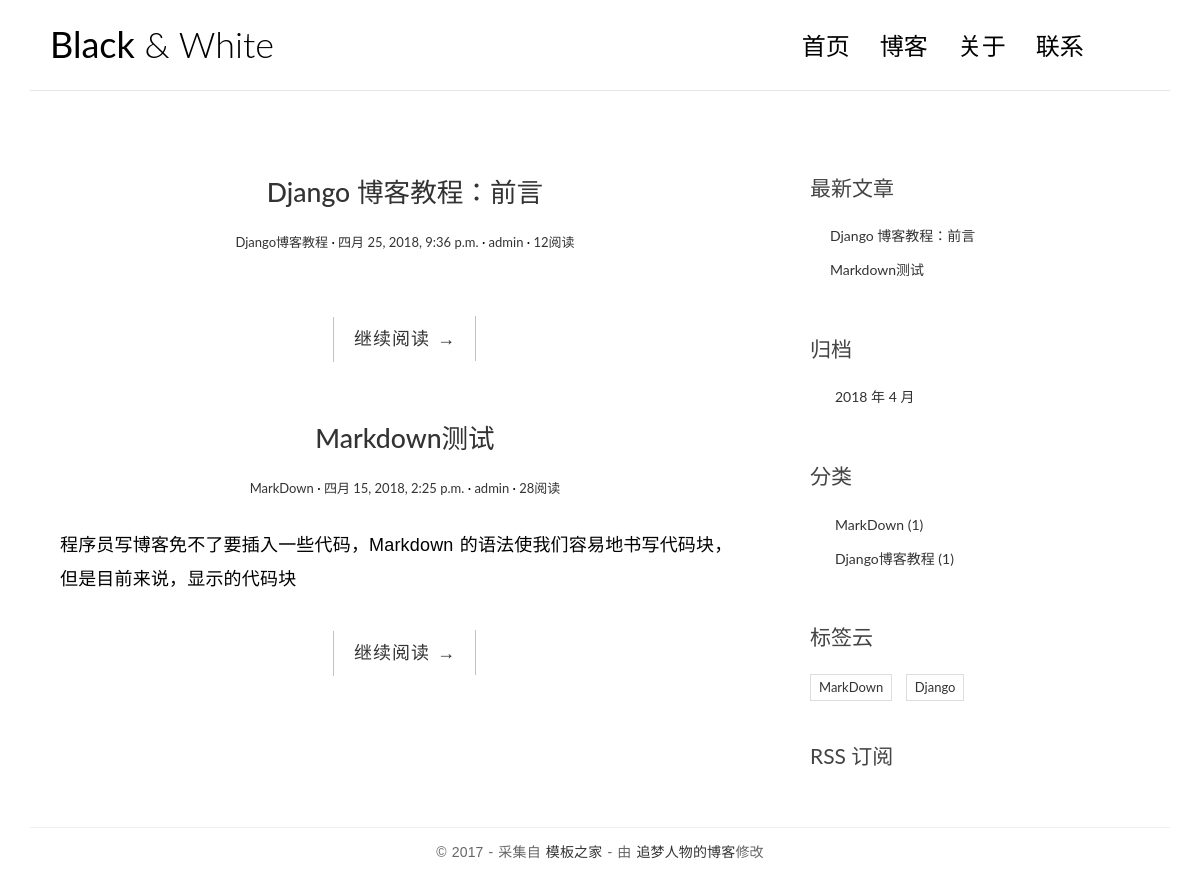
The page / on the database its author committed.
### blog/models.py (models this page shows, shortened)
class Post(models.Model):
    title = models.CharField(max_length=70, verbose_name='标题')
    body = models.TextField(verbose_name='正文')
    created_time = models.DateTimeField(verbose_name='创建时间')
    modified_time = models.DateTimeField(verbose_name='修改时间')
    excerpt = models.CharField(max_length=200, blank=True, verbose_name='摘要')
    category = models.ForeignKey(Category, on_delete=models.CASCADE, verbose_name='分类')
    tags = models.ManyToManyField(Tag, blank=True, verbose_name='标签')
    author = models.ForeignKey(User, on_delete=models.CASCADE, verbose_name='作者')
    views = models.PositiveIntegerField(default=0)
    def get_absolute_url(self):
        return reverse('blog:detail', kwargs={'pk': self.pk})
    class Meta:
        ordering = ['-created_time']

class Category(models.Model):
    name = models.CharField(max_length=100, verbose_name='分类')

class Tag(models.Model):
    name = models.CharField(max_length=100, verbose_name='标签')

### blog/views.py (the view, shortened to what this page needs)
# urls.py: url(r'^$', views.IndexView.as_view(), name='index'),
class IndexView(ListView):
    model = Post
    template_name = 'blog/index.html'
    context_object_name = 'post_list'
    paginate_by = 5
    def get_context_data(self, **kwargs):
        context = super().get_context_data(**kwargs)
        paginator = context.get('paginator')
        page = context.get('page_obj')
        is_paginated = context.get('is_paginated')
        pagination_data = self.pagination_data(paginator, page, is_paginated)
        context.update(pagination_data)
        return context
    def pagination_data(self, paginator, page, is_paginated):
        if not is_paginated:
            return{}

### blog/templatetags/blog_tags.py (called while the page is built)
@register.simple_tag
def get_recent_posts(num=5):
    return Post.objects.all().order_by('-created_time')[:num]

@register.simple_tag
def archives():
    return Post.objects.dates('created_time', 'month', order='DESC')

@register.simple_tag
def get_categories():
    return Category.objects.annotate(num_posts=Count('post')).filter(num_posts__gt=0)

@register.simple_tag
def get_tags():
    return Tag.objects.annotate(num_posts=Count('post')).filter(num_posts__gt=0)

### templates/blog/index.html (shortened to what this page needs)
{% extends "base.html" %}
{% load custom_markdown %}
{% block main %}
    {% for post in post_list %}
        <article class="post post-{{ post.pk }}">
            <header class="entry-header">
                <h1 class="entry-title">
                    <a href="{{ post.get_absolute_url }}">{{ post.title }}</a>
                </h1>
                <div class="entry-meta">
                    <span class="post-category">
                        <a href="{% url 'blog:category' post.category.pk %}">{{ post.category.name }}</a>
                    </span>
                    <span class="post-date">
                        <a href="#">
                            <time class="entry-date" datetime="{{ post.created_time }}">{{ post.created_time }}</time>
                        </a>
                    </span>
                    <span class="post-author">
                        <a href="#">{{ post.author }}</a>
                    </span>
                    <span class="views-count">
                        <a href="{{ post.get_absolute_url }}">{{ post.views }}阅读</a>
                    </span>
                </div>
            </header>
            <div class="entry-content clearfix">
                <p>{{ post.excerpt | safe | truncatechars:54}}</p>
                <div class="read-more cl-effect-14">
                    <a href="{{ post.get_absolute_url }}" class="more-link">继续阅读
                        <span class="meta-nav">→</span>
                    </a>
                </div>
            </div>
        </article>
    {% empty %}
        <div class="no-post">暂时还没有发布的文章！</div>
    {% endfor %}
{% endblock main %}

### templates/base.html (shortened to what this page needs)
{% load staticfiles %}
{% load blog_tags %}
<!DOCTYPE html>
<html>
<head>
    <link rel="stylesheet" href="http://code.ionicframework.com/ionicons/2.0.1/css/ionicons.min.css">
    <link rel="stylesheet" href="{% static 'blog/css/bootstrap.min.css' %}">
    <link rel="stylesheet" href="{% static 'blog/css/pace.css' %}">
    <link rel="stylesheet" href="{% static 'blog/css/custom.css' %}">
    <link rel="stylesheet" href="{% static 'blog/css/highlights/github.css' %}">
</head>
<body>
    <div class="container">
        <header id="site-header">
            <div class="row">
                <div class="col-md-4 col-sm-5 col-xs-8">
                    <div class="logo">
                        <h1>
                            <a href="{% url 'blog:index' %}">
                                <b>Black</b> &amp; White</a>
                        </h1>
                    </div>
                </div>
                <div class="col-md-8 col-sm-7 col-xs-4">
                    <nav class="main-nav" role="navigation">
                        <div class="collapse navbar-collapse" id="bs-example-navbar-collapse-1">
                            <ul class="nav navbar-nav navbar-right">
                                <li class="cl-effect-11">
                                    <a href="{% url 'blog:index' %}" data-hover="首页">首页</a>
                                </li>
                                <li class="cl-effect-11">
                                    <a href="#" data-hover="博客">博客</a>
                                </li>
                                <li class="cl-effect-11">
                                    <a href="#" data-hover="关于">关于</a>
                                </li>
                                <li class="cl-effect-11">
                                    <a href="#" data-hover="联系">联系</a>
                                </li>
                            </ul>
                        </div>
                    </nav>
                </div>
            </div>
        </header>
    </div>
    <div class="content-body">
        <div class="container">
            <div class="row">
                <main class="col-md-8">
                    {% block main %} {% endblock main %}
                </main>
                <aside class="col-md-4">
                    <div class="widget widget-recent-posts">
                        <h3 class="widget-title">最新文章</h3>
                        {% get_recent_posts as recent_post_list %}
                        <ul>
                            {% for post in recent_post_list %}
                            <li>
                                <a href="{{ post.get_absolute_url }}">{{ post.title }}</a>
                            </li>
                            {% empty %} 暂无文章！ {% endfor %}
                        </ul>
                    </div>
                    <div class="widget widget-archives">
                        <h3 class="widget-title">归档</h3>
                        {% archives as date_list %}
                        <ul>
                            {% for date in date_list %}
                            <li>
                                <a href="{% url 'blog:archives' date.year date.month %}">{{ date.year }} 年 {{ date.month }} 月</a>
                            </li>
                            {% empty %} 暂无归档！ {% endfor %}
                        </ul>
                    </div>
                    <div class="widget widget-category">
                        <h3 class="widget-title">分类</h3>
                        {% get_categories as category_list %}
                        <ul>
                            {% for category in category_list %}
                            <li>
                                <a href="{% url 'blog:category' category.pk %}">{{ category.name }}
                                    <span class="post-count">({{ category.num_posts }})</span>
                                </a>
                            </li>
                            {% empty %}
                            暂无分类！
                            {% endfor %}
                        </ul>
                    </div>
                    <div class="widget widget-tag-cloud">
                        <h3 class="widget-title">标签云</h3>
                        {% get_tags as tag_list %}
                        <ul>
                           {% for tag in tag_list %}
                           <li>
                               <a href="{% url 'blog:tag' tag.pk %}">{{ tag.name }}</a>
                           </li>
                           {% empty %}
                            暂无标签！
                           {% endfor %}
                        </ul>
                    </div>
                    <div class="rss">
                        <a href="{% url 'blog:rss' %}">
                             RSS 订阅</a>
                    </div>
                </aside>
            </div>
        </div>
    </div>
    <footer id="site-footer">
        <div class="container">
            <div class="row">
                <div class="col-md-12">
                    <p class="copyright">&copy 2017 - 采集自
                        <a href="http://www.cssmoban.com/" target="_blank" title="模板之家">模板之家</a>
                        - 由
                        <a href="http://zmrenwu.com/" title="网页模板" target="_blank">追梦人物的博客</a>修改
                    </p>
                </div>
            </div>
        </div>
    </footer>
</body>
</html>

### blog/static/blog/css/custom.css (style rules this page uses)
* { outline: none; }
h1, h2, h3, h4, h5, h6 { margin-top: 0; }
b { font-weight: 400; }
a { color: #333; }
body { color: #444; font-family: 'Lato', sans-serif; }
p { font-family: 'Ubuntu', sans-serif; font-weight: 400; word-spacing: 1px; letter-spacing: 0.01em; }
#site-header { background-color: #FFF; padding: 25px 20px; margin-bottom: 40px; border-bottom: 1px solid #e7e7e7; }
.logo h1 a { color: #000; }
.logo h1 { margin: 0; font-family: 'Lato', sans-serif; font-weight: 300; }
.main-nav { margin-top: 11px; max-width: 95%; }
.main-nav a { color: #000000 !important; padding: 0 0 5px 0 !important; margin-right: 30px; font-family: 'Lato', sans-serif; font-weight: 300; font-size: 24px; }
.cl-effect-11 a { padding: 10px 0; color: #0972b4; text-shadow: none; }
.cl-effect-11 a::before { position: absolute; top: 0; left: 0; overflow: hidden; padding: 0 0 5px 0 !important; max-width: 0; border-bottom: 1px solid #000; color: #000; content: attr(data-hover); white-space: nowrap; -webkit-transition: max-width 0.5s; -moz-transition: max-width 0.5s; transition: max-width 0.5s; }
.content-body { padding-bottom: 4em; }
.post { background: #fff; padding: 30px 30px 0; }
.entry-title { text-align: center; font-size: 1.9em; margin-bottom: 20px; line-height: 1.6; padding: 10px 20px 0; }
.entry-meta { text-align: center; color: #DDDDDD; font-size: 13px; margin-bottom: 30px; }
.entry-content { font-size: 18px; line-height: 1.9; font-weight: 300; color: #000; }
.post-category::after, .post-date::after, .post-author::after, .comments-link::after { content: ' ·'; color: #000; }
.read-more { font-family: 'Ubuntu', sans-serif; font-weight: 400; word-spacing: 1px; letter-spacing: 0.01em; text-align: center; margin-top: 20px; }
.cl-effect-14 a { padding: 0 20px; height: 45px; line-height: 45px; position: relative; display: inline-block; margin: 15px 25px; letter-spacing: 1px; font-weight: 400; text-shadow: 0 0 1px rgba(255, 255, 255, 0.3); }
.cl-effect-14 a::before, .cl-effect-14 a::after { position: absolute; width: 45px; height: 1px; background: #C3C3C3; content: ''; -webkit-transition: all 0.3s; -moz-transition: all 0.3s; transition: all 0.3s; pointer-events: none; }
.cl-effect-14 a::before { top: 0; left: 0; -webkit-transform: rotate(90deg); -moz-transform: rotate(90deg); transform: rotate(90deg); -webkit-transform-origin: 0 0; -moz-transform-origin: 0 0; transform-origin: 0 0; }
.cl-effect-14 a::after { right: 0; bottom: 0; -webkit-transform: rotate(90deg); -moz-transform: rotate(90deg); transform: rotate(90deg); -webkit-transform-origin: 100% 0; -moz-transform-origin: 100% 0; transform-origin: 100% 0; }
.widget { background: #fff; padding: 30px 0 0; }
.widget-title { font-size: 1.5em; margin-bottom: 20px; line-height: 1.6; padding: 10px 0 0; font-weight: 400; }
.widget-recent-posts ul { padding: 0; margin: 0; padding-left: 20px; }
.widget-recent-posts ul li { list-style-type: none; position: relative; line-height: 170%; margin-bottom: 10px; }
.widget-recent-posts ul li::before { content: '\f3d3'; font-family: "Ionicons"; position: absolute; left: -17px; top: 3px; font-size: 16px; color: #000; }
.widget-archives ul { padding: 0; margin: 0; padding-left: 25px; }
.widget-archives ul li { list-style-type: none; position: relative; line-height: 170%; margin-bottom: 10px; }
.widget-archives ul li::before { content: '\f3f3'; font-family: "Ionicons"; position: absolute; left: -25px; top: 1px; font-size: 16px; color: #000; }
.widget-category ul { padding: 0; margin: 0; padding-left: 25px; }
.widget-category ul li { list-style-type: none; position: relative; line-height: 170%; margin-bottom: 10px; }
.widget-category ul li::before { content: '\f3fe'; font-family: "Ionicons"; position: absolute; left: -25px; top: 1px; font-size: 18px; color: #000; }
.widget-tag-cloud ul { padding: 0; margin: 0; margin-right: -10px; }
.widget-tag-cloud ul li { list-style-type: none; font-size: 13px; display: inline-block; margin-right: 10px; margin-bottom: 10px; padding: 3px 8px; border: 1px solid #ddd; }
.rss { font-size: 21px; margin-top: 30px; }
.rss a { color: #444; }
#site-footer { padding-top: 10px; padding: 0 0 1.5em 0; }
.copyright { text-align: center; padding-top: 1em; margin: 0; border-top: 1px solid #eee; color: #666; }

### rows shown on the page
Post: title "Django 博客教程：前言", category.name "Django博客教程", created_time "四月 25, 2018, 9:36 p.m.", author "admin", views "12"
Post: title "Markdown测试", category.name "MarkDown", created_time "四月 15, 2018, 2:25 p.m.", author "admin", views "28", excerpt "程序员写博客免不了要插入一些代码，Markdown 的语法使我们容易地书写代码块，但是目前来说，显示的代码块"
Category: name "MarkDown", num_posts "1"
Category: name "Django博客教程", num_posts "1"
Tag: name "MarkDown"
Tag: name "Django"

### other values the page prints
{{ date.year }} "2018"
{{ date.month }} "4"
